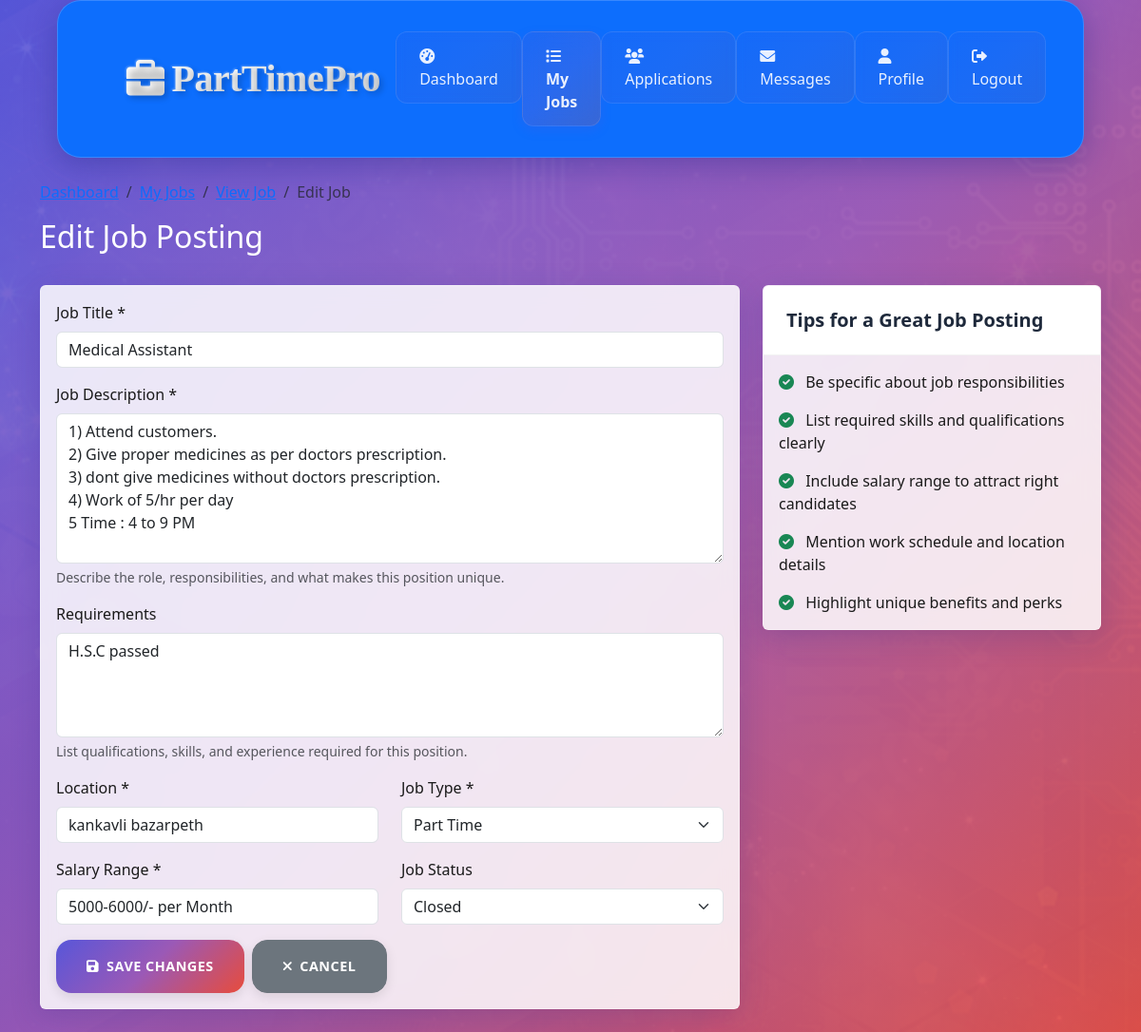
Screenshot of /employer/edit-job.php?id=1 (signed in) with the database file from the repository.
### tables this page shows
CREATE TABLE `jobs` (
  `id` int(11) NOT NULL,
  `employer_id` int(11) DEFAULT NULL,
  `title` varchar(100) NOT NULL,
  `description` text NOT NULL,
  `requirements` text DEFAULT NULL,
  `location` varchar(100) DEFAULT NULL,
  `salary_range` varchar(50) DEFAULT NULL,
  `job_type` enum('part-time','temporary','contract') NOT NULL,
  `status` enum('open','closed') DEFAULT 'open',
  `created_at` timestamp NOT NULL DEFAULT current_timestamp()
);

### employer/edit-job.php (the view, shortened to what this page needs)
<?php
require_once "../config/database.php";
$job_id = isset($_GET['id']) ? (int)$_GET['id'] : 0;
$sql = "SELECT * FROM jobs WHERE id = ? AND employer_id = ?";
$stmt = mysqli_prepare($conn, $sql);
mysqli_stmt_bind_param($stmt, "ii", $job_id, $_SESSION['id']);
mysqli_stmt_execute($stmt);
$job = mysqli_stmt_get_result($stmt)->fetch_assoc();
?>
<!DOCTYPE html>
<html lang="en">
<head>
    <link href="https://cdn.jsdelivr.net/npm/bootstrap@5.3.0/dist/css/bootstrap.min.css" rel="stylesheet">
    <link rel="stylesheet" href="https://cdnjs.cloudflare.com/ajax/libs/font-awesome/6.0.0/css/all.min.css">
    <link rel="stylesheet" href="../assets/css/style.css">
    <link rel="stylesheet" href="../assets/css/dashboard.css">
</head>
<body>
    <nav class="navbar navbar-expand-lg navbar-dark bg-primary sticky-top">
        <div class="container">
            <a class="navbar-brand d-flex align-items-center" href="../index.php">
                <i class="fas fa-briefcase me-2"></i>
                PartTimePro
            </a>
            <div class="collapse navbar-collapse" id="navbarNav">
                <ul class="navbar-nav ms-auto">
                    <li class="nav-item">
                        <a class="nav-link" href="dashboard.php">
                            <i class="fas fa-tachometer-alt me-1"></i> Dashboard
                        </a>
                    </li>
                    <li class="nav-item">
                        <a class="nav-link active" href="jobs.php">
                            <i class="fas fa-list me-1"></i> My Jobs
                        </a>
                    </li>
                    <li class="nav-item">
                        <a class="nav-link" href="applications.php">
                            <i class="fas fa-users me-1"></i> Applications
                        </a>
                    </li>
                    <li class="nav-item">
                        <a class="nav-link" href="messages.php">
                            <i class="fas fa-envelope me-1"></i> Messages
                        </a>
                    </li>
                    <li class="nav-item">
                        <a class="nav-link" href="profile.php">
                            <i class="fas fa-user me-1"></i> Profile
                        </a>
                    </li>
                    <li class="nav-item">
                        <a class="nav-link" href="../auth/logout.php">
                            <i class="fas fa-sign-out-alt me-1"></i> Logout
                        </a>
                    </li>
                </ul>
            </div>
        </div>
    </nav>
    <div class="container my-4">
        <div class="row mb-4">
            <div class="col">
                <nav aria-label="breadcrumb">
                    <ol class="breadcrumb">
                        <li class="breadcrumb-item"><a href="dashboard.php">Dashboard</a></li>
                        <li class="breadcrumb-item"><a href="jobs.php">My Jobs</a></li>
                        <li class="breadcrumb-item"><a href="view-job.php?id=<?php echo $job_id; ?>">View Job</a></li>
                        <li class="breadcrumb-item active">Edit Job</li>
                    </ol>
                </nav>
                <h2>Edit Job Posting</h2>
            </div>
        </div>
        <div class="row">
            <div class="col-md-8">
                <div class="card">
                    <div class="card-body">
                        <form method="post" action="">
                            <div class="mb-3">
                                <label for="title" class="form-label">Job Title *</label>
                                <input type="text" class="form-control" id="title" name="title"
                                       value="<?php echo htmlspecialchars($job['title']); ?>" required>
                            </div>
                            <div class="mb-3">
                                <label for="description" class="form-label">Job Description *</label>
                                <textarea class="form-control" id="description" name="description"
                                          rows="6" required><?php echo htmlspecialchars($job['description']); ?></textarea>
                                <div class="form-text">Describe the role, responsibilities, and what makes this position unique.</div>
                            </div>
                            <div class="mb-3">
                                <label for="requirements" class="form-label">Requirements</label>
                                <textarea class="form-control" id="requirements" name="requirements"
                                          rows="4"><?php echo htmlspecialchars($job['requirements']); ?></textarea>
                                <div class="form-text">List qualifications, skills, and experience required for this position.</div>
                            </div>
                            <div class="row mb-3">
                                <div class="col-md-6">
                                    <label for="location" class="form-label">Location *</label>
                                    <input type="text" class="form-control" id="location" name="location"
                                           value="<?php echo htmlspecialchars($job['location']); ?>" required>
                                </div>
                                <div class="col-md-6">
                                    <label for="job_type" class="form-label">Job Type *</label>
                                    <select class="form-select" id="job_type" name="job_type" required>
                                        <option value="part-time" <?php echo $job['job_type'] === 'part-time' ? 'selected' : ''; ?>>Part Time</option>
                                    </select>
                                </div>
                            </div>
                            <div class="row mb-3">
                                <div class="col-md-6">
                                    <label for="salary_range" class="form-label">Salary Range *</label>
                                    <input type="text" class="form-control" id="salary_range" name="salary_range"
                                           value="<?php echo htmlspecialchars($job['salary_range']); ?>"
                                           placeholder="e.g., ₹ 2500-3000/month"
                                           required>
                                </div>
                                <div class="col-md-6">
                                    <label for="status" class="form-label">Job Status</label>
                                    <select class="form-select" id="status" name="status">
                                        <option value="closed" <?php echo $job['status'] === 'closed' ? 'selected' : ''; ?>>Closed</option>
                                    </select>
                                </div>
                            </div>
                            <div class="d-flex gap-2">
                                <button type="submit" class="btn btn-primary">
                                    <i class="fas fa-save me-2"></i>Save Changes
                                </button>
                                <a href="view-job.php?id=<?php echo $job_id; ?>" class="btn btn-secondary">
                                    <i class="fas fa-times me-2"></i>Cancel
                                </a>
                            </div>
                        </form>
                    </div>
                </div>
            </div>
            <div class="col-md-4">
                <div class="card">
                    <div class="card-header bg-white">
                        <h5 class="mb-0">Tips for a Great Job Posting</h5>
                    </div>
                    <div class="card-body">
                        <ul class="list-unstyled mb-0">
                            <li class="mb-3">
                                <i class="fas fa-check-circle text-success me-2"></i>
                                Be specific about job responsibilities
                            </li>
                            <li class="mb-3">
                                <i class="fas fa-check-circle text-success me-2"></i>
                                List required skills and qualifications clearly
                            </li>
                            <li class="mb-3">
                                <i class="fas fa-check-circle text-success me-2"></i>
                                Include salary range to attract right candidates
                            </li>
                            <li class="mb-3">
                                <i class="fas fa-check-circle text-success me-2"></i>
                                Mention work schedule and location details
                            </li>
                            <li>
                                <i class="fas fa-check-circle text-success me-2"></i>
                                Highlight unique benefits and perks
                            </li>
                        </ul>
                    </div>
                </div>
            </div>
        </div>
    </div>
</body>
</html>

### assets/css/style.css (style rules this page uses)
body { font-family: 'Segoe UI', Tahoma, Geneva, Verdana, sans-serif; margin: 0; min-height: 100vh; background: linear-gradient(135deg, rgba(88, 86, 217, 0.9) 0%, rgba(155, 89, 182, 0.95) 50%, rgba(231, 76, 60, 0.9) 100%), url('../images/1.jpg') no-repeat center center fixed; background-size: cover; color: #ffffff; animation: gradientShift 15s ease infinite; }
.navbar { background: rgba(255, 255, 255, 0.1); backdrop-filter: blur(10px); -webkit-backdrop-filter: blur(10px); border: 1px solid rgba(255, 255, 255, 0.18); box-shadow: 0 8px 32px 0 rgba(31, 38, 135, 0.37); position: sticky; top: 0; z-index: 1000; transition: all 0.3s ease; padding: 1.5rem 5%; margin: 0 5% 1.5rem 5%; border-radius: 25px }
.navbar-brand { font-family: "Monotype Corsiva", cursive; font-size: 2.5rem; font-weight: 700; background: linear-gradient(135deg, #ffffff 0%, #f8f9fa 25%, #e9ecef 50%, #dee2e6 75%, #ced4da 100%); -webkit-background-clip: text; background-clip: text; -webkit-text-fill-color: transparent; text-shadow: 3px 3px 6px rgba(0, 0, 0, 0.2), -1px -1px 2px rgba(255, 255, 255, 0.3); letter-spacing: -0.5px; position: relative; transition: all 0.4s ease; animation: textShimmer 3s infinite linear; }
.nav-link { font-weight: 500; padding: 0.8rem 1.5rem !important; margin: 0 0.4rem; transition: all 0.4s cubic-bezier(0.4, 0, 0.2, 1); position: relative; color: rgba(255, 255, 255, 0.9) !important; background: rgba(255, 255, 255, 0.1); border: 1px solid rgba(255, 255, 255, 0.1); backdrop-filter: blur(5px); -webkit-backdrop-filter: blur(5px); }
.nav-link::after { content: ''; position: absolute; bottom: 0; left: 50%; width: 0; height: 2px; background: linear-gradient(135deg, #ff69b4 0%, #ff1493 100%); transition: width 0.3s ease, left 0.3s ease; transform: translateX(-50%); }
.card { background: rgba(255, 255, 255, 0.95); backdrop-filter: blur(16px); -webkit-backdrop-filter: blur(16px); border: 1px solid rgba(255, 255, 255, 0.18); box-shadow: 0 8px 32px 0 rgba(31, 38, 135, 0.2); transition: all 0.3s ease; border-radius: 30px overflow: hidden; transform: translateY(0); color: #1a1a1a; }
.btn { padding: 0.75rem 1.5rem; font-weight: 500; border-radius: 25px; transition: all 0.4s cubic-bezier(0.4, 0, 0.2, 1); box-shadow: 0 4px 12px rgba(0, 0, 0, 0.1); letter-spacing: 0.5px; text-transform: uppercase; font-size: 0.9rem; }
.btn-primary { background: linear-gradient(135deg, #5856d9 0%, #9b59b6 50%, #e74c3c 100%); border: none; position: relative; overflow: hidden; z-index: 1; }
.btn-primary::before { content: ''; position: absolute; top: 0; left: -100%; width: 100%; height: 100%; background: linear-gradient(90deg, transparent, rgba(255, 255, 255, 0.2), transparent); transition: 0.5s; z-index: -1; }
.card, .feature-card, .step-card { background: rgba(255, 255, 255, 0.85) !important; backdrop-filter: blur(10px); border: 1px solid rgba(255, 255, 255, 0.3); box-shadow: 0 8px 32px 0 rgba(31, 38, 135, 0.2); }

### assets/css/dashboard.css (style rules this page uses)
.card-header { background: rgba(247, 250, 252, 0.9); border-bottom: 1px solid rgba(0, 0, 0, 0.05); padding: 1.5rem; }
.card-header h5 { font-weight: 800; margin: 0; color: #1e293b; font-size: 1.25rem; }
.btn { padding: 1rem 2rem; font-weight: 600; border-radius: 16px; transition: all 0.4s cubic-bezier(0.4, 0, 0.2, 1); box-shadow: 0 4px 12px rgba(0, 0, 0, 0.1); letter-spacing: 0.5px; text-transform: uppercase; font-size: 0.9rem; }
.nav-link { padding: 1rem 1.5rem; transition: all 0.4s ease; border-radius: 12px; margin: 0.5rem 0; font-weight: 500; color: rgba(255, 255, 255, 0.9); background: linear-gradient(135deg, rgba(88, 86, 217, 0.1) 0%, rgba(155, 89, 182, 0.1) 50%, rgba(231, 76, 60, 0.1) 100%); }
.nav-link.active { background: linear-gradient(135deg, rgba(88, 86, 217, 0.2) 0%, rgba(155, 89, 182, 0.2) 50%, rgba(231, 76, 60, 0.2) 100%); color: white; font-weight: 600; box-shadow: 0 4px 12px rgba(88, 86, 217, 0.2); backdrop-filter: blur(15px); border: 1px solid rgba(255, 255, 255, 0.1); }

### rows the page displays
jobs: title "Medical Assistant", description "1) Attend customers. 2) Give proper medicines as per doctors prescription. 3) dont give medicines without doctors prescription. 4) Work of 5/hr per day 5 Time : 4 to 9 PM", requirements "H.S.C passed", location "kankavli bazarpeth", job_type "Part Time", salary_range "5000-6000/- per Month", status "Closed"
